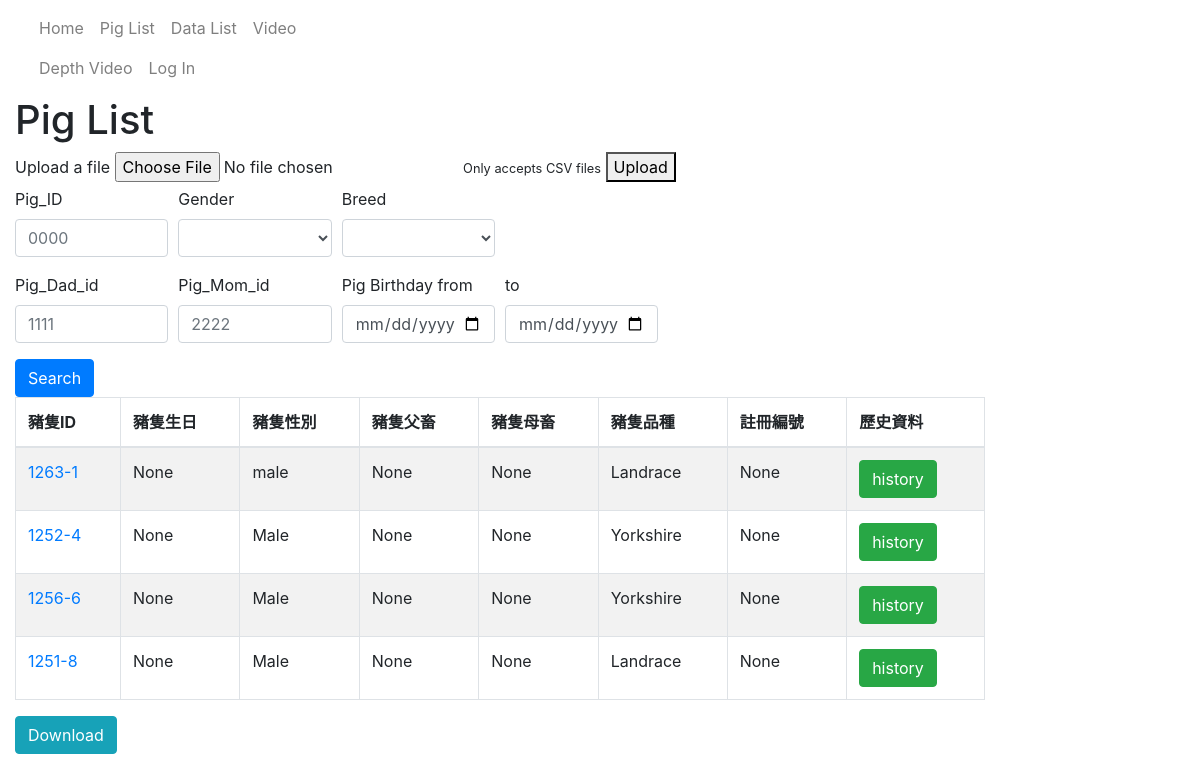
The page /catalog/pigs/ on the database as committed earlier.
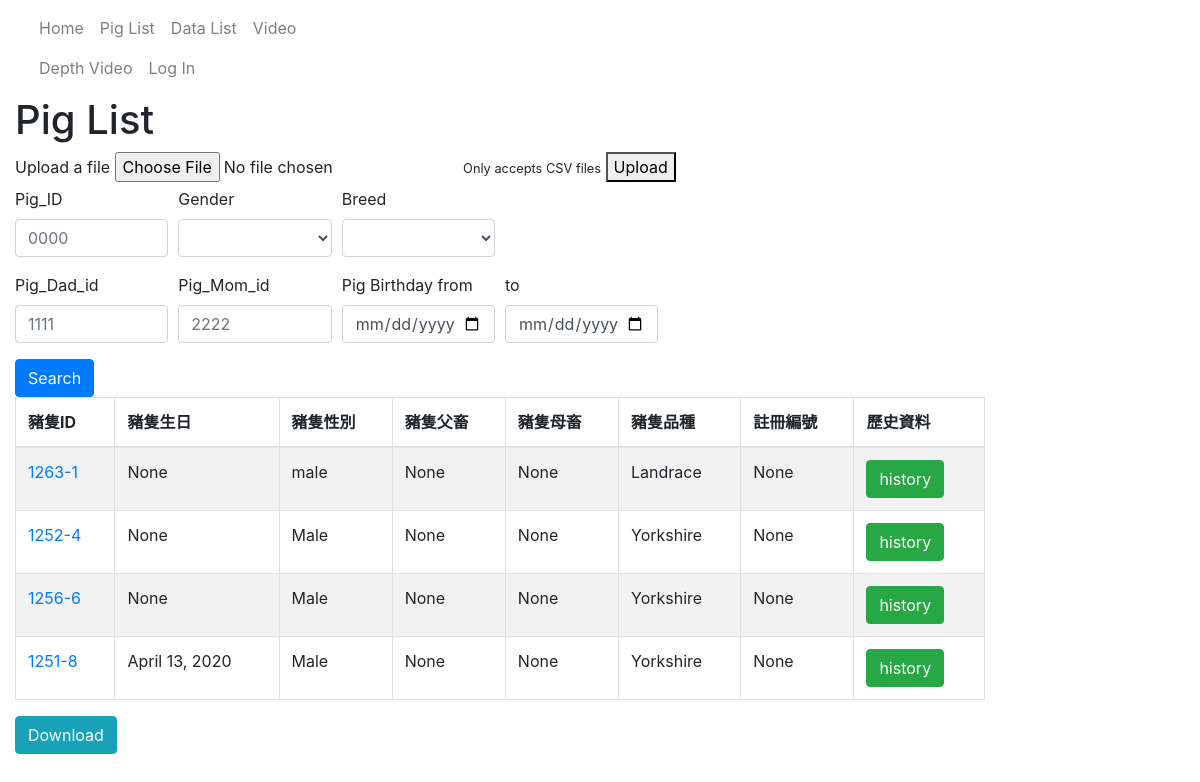
The same page on the database as committed later.
### catalog/models.py (models this page shows, shortened)
class Pig(models.Model):
    pig_id = models.CharField(max_length=20,primary_key=True, help_text='Input birth year(XX) + ear tag')
    birth = models.DateField(null=True, blank=True)
    gender = models.CharField(max_length=100,null=True, blank=True)
    dad_id = models.CharField(max_length=100,null=True, blank=True)
    mom_id = models.CharField(max_length=100,null=True, blank=True)
    breed_choice = [
        ('L', 'Landrace'),
        ('Y', 'Yorkshire'),
        ('D', 'Duroc'),
    ]
    breed = models.CharField(max_length=10, choices = breed_choice, help_text='Pig\'s breed')
    registration_number = models.CharField(max_length=6, null = True, blank=True)

### catalog/views.py (the view)
# urls.py: path('pigs/', views.PigListView, name='pigs'),
def PigListView(request):
    model = Pig
    fields = ['pig_id', 'birth', 'gender', 'dad_id', 'mom_id', 'breed', 'registration_number']
    model_history = Pig_history
    template = 'pig_list.html'
    if request.method == 'GET':
        qs = listfilter(request,model,fields)
        context = {'list':qs}
        return render(request,template,context)
    elif request.method == 'POST':
        upload_csv(request, model, fields, model_history)
        qs = listfilter(request,model,fields)
        context = {'list':qs}
        return render(request,template,context)

### catalog/views.py (called while the page is built)
def is_valid_queryparam(param):
    return (param != '' and param is not None)

def listfilter(request, model, fields):
    global qs
    qs = model.objects.all()
    for field in fields:
        param = request.GET.get(field)
        if is_valid_queryparam(param):
            qs = qs.filter(**{field:param})
        else:
            param_up_down = ['_min', '_max']
            field_up_down = ['__gte', '__lt']
            for i in range(2):
                param_range = str(field) + str(param_up_down[i])
                field_range = str(field) + str(field_up_down[i])
                param = request.GET.get(param_range)
                if is_valid_queryparam(param):
                    qs = qs.filter(**{field_range:param})
    return qs

### catalog/templates/pig_list.html (shortened to what this page needs)
{% extends "base_generic.html" %}
{% block content %}
	<h1>Pig List</h1>
	<form action="" method="POST" enctype="multipart/form-data">
		<label for="file1"> Upload a file</label>
		<input type="file" id="file1" name="files">
		<small>Only accepts CSV files</small>
		<button type="submit">Upload</button>
	</form>
	<form method="GET" action="." >
		<div class="form-row">
			<div class="form-group col-md-2">
				<label for="inputpig_id">Pig_ID</label>
				<input type="text" class="form-control" id="inputpig_id" placeholder="0000" name="pig_id">
			</div>
			<div class="form-group col-md-2">
				<label for="intputpig_gender">Gender</label>
				<select id="intputpig_gender" class="form-control" name="gender">
					<option selected></option>
					<option>Male</option>
				</select>
			</div>
			<div class="form-group col-md-2">
				<label for="intputpig_breed">Breed</label>
				<select id="intputpig_breed" class="form-control" name="breed">
					<option selected></option>
					<option>Landrace</option>
				</select>
			</div>
		</div>
		<div class="form-row">
			<div class="form-group col-md-2">
				<label for="inputpig_birthmin">Pig_Dad_id</label>
				<input type="text" class="form-control" id="inputpig_dad_id" placeholder="1111" name="dad_id">
			</div>
			<div class="form-group col-md-2">
				<label for="inputpig_birthmax">Pig_Mom_id</label>
				<input type="text" class="form-control" id="inputpig_mom__id" placeholder="2222" name="mom_id">
			</div>
			<div class="form-group col-md-2">
				<label for="inputpig_birthmin">Pig Birthday from</label>
				<input type="date" class="form-control" id="inputpig_birthmin" placeholder="YYYY-MM-DD" name="birth_min" >
			</div>
			<div class="form-group col-md-2">
				<label for="inputpig_birthmax">to</label>
				<input type="date" class="form-control" id="inputpig_birthmax"  placeholder="YYYY-MM-DD" name="birth_max">
			</div>
		</div>
		<button type="submit" class="btn btn-primary">Search</button>
		<table class="table table-bordered table-striped">
			<thead>
				<tr class="row100 head">
					<th class="cell100 column1">豬隻ID</th>
					<th class="cell100 column2">豬隻生日</th>
					<th class="cell100 column3">豬隻性別</th>
					<th class="cell100 column4">豬隻父畜</th>
					<th class="cell100 column5">豬隻母畜</th>
					<th class="cell100 column6">豬隻品種</th>
					<th class="cell100 column6">註冊編號</th>
					<th class="cell100 column9">歷史資料</th>
				</tr>
			</thead>
			<tbody>
				{% if list %}
				{% for pig in list %}
				<tr>
					<td><a href="{% url 'pig-detail' pig.pk %}">{{ pig.pig_id }}</a></td>
					<td>{{ pig.birth }}</td>
					<td>{{ pig.gender }}</td>
					<td>{{ pig.dad_id }}</td>
					<td>{{ pig.mom_id }}</td>
					<td>{{ pig.breed }}</td>
					<td>{{ pig.registration_number}}</td>
					<td><a href="{% url 'pig-history' pig.pk %}" class="btn btn-success">history</a></td>
				</tr>
				{% endfor %}
				{% else %}
				<tr>
					<td>There are no pig in the library.</td>
				</tr>
				{% endif %}
			</tbody>
		</table>
		<a href="{% url 'downloadpiglist' %}" class="btn btn-info">Download</a>
	</form>
{% endblock %}

Rows that differ between the two databases and show on the page:
changed Pig "1251-8": birth "None" → "April 13, 2020"; breed "Landrace" → "Yorkshire"
